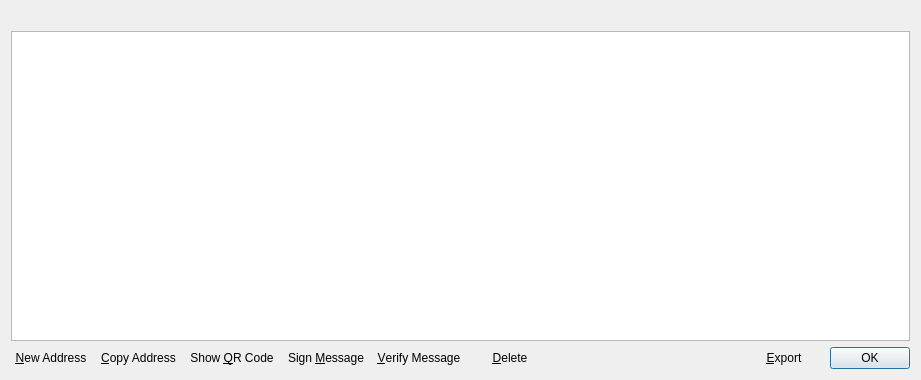
<?xml version="1.0" encoding="UTF-8"?>
<ui version="4.0">
 <class>AddressBookPage</class>
 <widget class="QWidget" name="AddressBookPage">
  <property name="geometry">
   <rect>
    <x>0</x>
    <y>0</y>
    <width>921</width>
    <height>380</height>
   </rect>
  </property>
  <property name="windowTitle">
   <string>Address Book</string>
  </property>
  <layout class="QVBoxLayout" name="verticalLayout">
   <item>
    <widget class="QLabel" name="labelExplanation">
     <property name="textFormat">
      <enum>Qt::PlainText</enum>
     </property>
     <property name="wordWrap">
      <bool>true</bool>
     </property>
    </widget>
   </item>
   <item>
    <widget class="QTableView" name="tableView">
     <property name="contextMenuPolicy">
      <enum>Qt::CustomContextMenu</enum>
     </property>
     <property name="toolTip">
      <string>Double-click to edit address or label</string>
     </property>
     <property name="tabKeyNavigation">
      <bool>false</bool>
     </property>
     <property name="alternatingRowColors">
      <bool>true</bool>
     </property>
     <property name="selectionMode">
      <enum>QAbstractItemView::SingleSelection</enum>
     </property>
     <property name="selectionBehavior">
      <enum>QAbstractItemView::SelectRows</enum>
     </property>
     <property name="sortingEnabled">
      <bool>true</bool>
     </property>
     <attribute name="verticalHeaderVisible">
      <bool>false</bool>
     </attribute>
    </widget>
   </item>
   <item>
    <layout class="QHBoxLayout" name="horizontalLayout">
     <item>
      <widget class="QPushButton" name="newAddress">
       <property name="toolTip">
        <string>Create a new address</string>
       </property>
       <property name="text">
        <string>&amp;New Address</string>
       </property>
       <property name="icon">
        <iconset resource="../bitcoin.qrc">
         <normaloff>:/icons/add</normaloff>:/icons/add</iconset>
       </property>
       <property name="flat">
        <bool>true</bool>
       </property>
      </widget>
     </item>
     <item>
      <widget class="QPushButton" name="copyAddress">
       <property name="toolTip">
        <string>Copy the currently selected address to the system clipboard</string>
       </property>
       <property name="text">
        <string>&amp;Copy Address</string>
       </property>
       <property name="icon">
        <iconset resource="../bitcoin.qrc">
         <normaloff>:/icons/editcopy</normaloff>:/icons/editcopy</iconset>
       </property>
       <property name="flat">
        <bool>true</bool>
       </property>
      </widget>
     </item>
     <item>
      <widget class="QPushButton" name="showQRCode">
       <property name="text">
        <string>Show &amp;QR Code</string>
       </property>
       <property name="icon">
        <iconset resource="../bitcoin.qrc">
         <normaloff>:/icons/qrcode</normaloff>:/icons/qrcode</iconset>
       </property>
       <property name="flat">
        <bool>true</bool>
       </property>
      </widget>
     </item>
     <item>
      <widget class="QPushButton" name="signMessage">
       <property name="toolTip">
        <string>Sign a message to prove you own a Bitcoin address</string>
       </property>
       <property name="text">
        <string>Sign &amp;Message</string>
       </property>
       <property name="icon">
        <iconset resource="../bitcoin.qrc">
         <normaloff>:/icons/edit</normaloff>:/icons/edit</iconset>
       </property>
       <property name="flat">
        <bool>true</bool>
       </property>
      </widget>
     </item>
     <item>
      <widget class="QPushButton" name="verifyMessage">
       <property name="toolTip">
        <string>Verify a message to ensure it was signed with a specified Bitcoin address</string>
       </property>
       <property name="text">
        <string>&amp;Verify Message</string>
       </property>
       <property name="icon">
        <iconset resource="../bitcoin.qrc">
         <normaloff>:/icons/transaction_0</normaloff>:/icons/transaction_0</iconset>
       </property>
       <property name="flat">
        <bool>true</bool>
       </property>
      </widget>
     </item>
     <item>
      <widget class="QPushButton" name="deleteAddress">
       <property name="toolTip">
        <string>Delete the currently selected address from the list</string>
       </property>
       <property name="text">
        <string>&amp;Delete</string>
       </property>
       <property name="icon">
        <iconset resource="../bitcoin.qrc">
         <normaloff>:/icons/remove</normaloff>:/icons/remove</iconset>
       </property>
       <property name="flat">
        <bool>true</bool>
       </property>
      </widget>
     </item>
     <item>
      <spacer name="horizontalSpacer">
       <property name="orientation">
        <enum>Qt::Horizontal</enum>
       </property>
       <property name="sizeHint" stdset="0">
        <size>
         <width>40</width>
         <height>20</height>
        </size>
       </property>
      </spacer>
     </item>
     <item>
      <widget class="QPushButton" name="exportButton">
       <property name="toolTip">
        <string>Export the data in the current tab to a file</string>
       </property>
       <property name="text">
        <string>&amp;Export</string>
       </property>
       <property name="icon">
        <iconset resource="../bitcoin.qrc">
         <normaloff>:/icons/export</normaloff>:/icons/export</iconset>
       </property>
       <property name="flat">
        <bool>true</bool>
       </property>
      </widget>
     </item>
     <item>
      <widget class="QDialogButtonBox" name="buttonBox">
       <property name="sizePolicy">
        <sizepolicy hsizetype="Maximum" vsizetype="Fixed">
         <horstretch>0</horstretch>
         <verstretch>0</verstretch>
        </sizepolicy>
       </property>
       <property name="standardButtons">
        <set>QDialogButtonBox::Ok</set>
       </property>
      </widget>
     </item>
    </layout>
   </item>
  </layout>
 </widget>
 <resources>
  <include location="../bitcoin.qrc"/>
 </resources>
 <connections/>
</ui>
